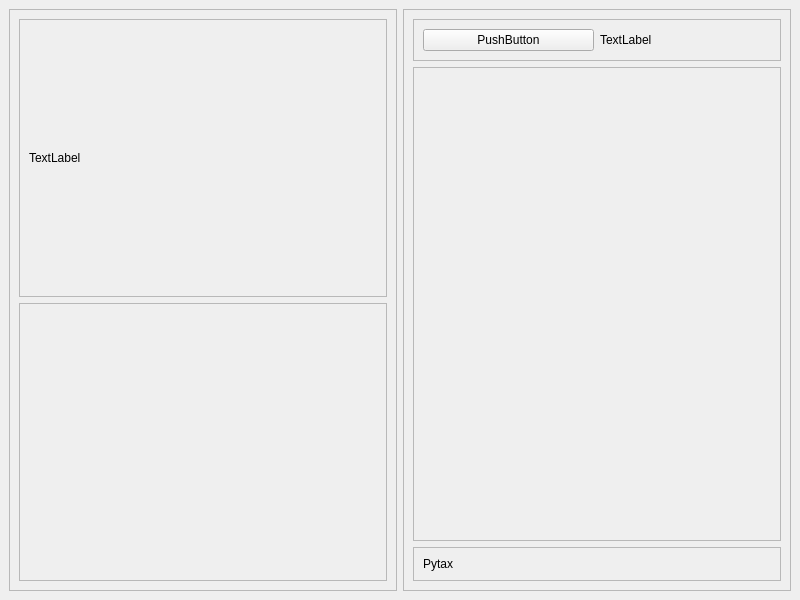
<?xml version="1.0" encoding="UTF-8"?>
<ui version="4.0">
 <class>MainWindow</class>
 <widget class="QMainWindow" name="MainWindow">
  <property name="geometry">
   <rect>
    <x>0</x>
    <y>0</y>
    <width>800</width>
    <height>600</height>
   </rect>
  </property>
  <property name="windowTitle">
   <string>MainWindow</string>
  </property>
  <widget class="QWidget" name="centralwidget">
   <layout class="QHBoxLayout" name="horizontalLayout">
    <item>
     <widget class="QFrame" name="main_container">
      <property name="frameShape">
       <enum>QFrame::StyledPanel</enum>
      </property>
      <property name="frameShadow">
       <enum>QFrame::Raised</enum>
      </property>
      <layout class="QVBoxLayout" name="verticalLayout_2">
       <item>
        <widget class="QFrame" name="frame">
         <property name="frameShape">
          <enum>QFrame::StyledPanel</enum>
         </property>
         <property name="frameShadow">
          <enum>QFrame::Raised</enum>
         </property>
         <layout class="QVBoxLayout" name="verticalLayout_3">
          <item>
           <widget class="QLabel" name="label_3">
            <property name="text">
             <string>TextLabel</string>
            </property>
           </widget>
          </item>
         </layout>
        </widget>
       </item>
       <item>
        <widget class="QFrame" name="frame_2">
         <property name="frameShape">
          <enum>QFrame::StyledPanel</enum>
         </property>
         <property name="frameShadow">
          <enum>QFrame::Raised</enum>
         </property>
        </widget>
       </item>
      </layout>
     </widget>
    </item>
    <item>
     <widget class="QFrame" name="left_container">
      <property name="frameShape">
       <enum>QFrame::StyledPanel</enum>
      </property>
      <property name="frameShadow">
       <enum>QFrame::Raised</enum>
      </property>
      <layout class="QVBoxLayout" name="verticalLayout">
       <item>
        <widget class="QFrame" name="top_frame">
         <property name="frameShape">
          <enum>QFrame::StyledPanel</enum>
         </property>
         <property name="frameShadow">
          <enum>QFrame::Raised</enum>
         </property>
         <layout class="QHBoxLayout" name="horizontalLayout_2">
          <item>
           <widget class="QPushButton" name="btn_toggle">
            <property name="text">
             <string>PushButton</string>
            </property>
           </widget>
          </item>
          <item>
           <widget class="QLabel" name="label">
            <property name="text">
             <string>TextLabel</string>
            </property>
           </widget>
          </item>
         </layout>
        </widget>
       </item>
       <item>
        <widget class="QFrame" name="main_frame">
         <property name="sizePolicy">
          <sizepolicy hsizetype="Preferred" vsizetype="Expanding">
           <horstretch>0</horstretch>
           <verstretch>0</verstretch>
          </sizepolicy>
         </property>
         <property name="frameShape">
          <enum>QFrame::StyledPanel</enum>
         </property>
         <property name="frameShadow">
          <enum>QFrame::Raised</enum>
         </property>
        </widget>
       </item>
       <item>
        <widget class="QFrame" name="footer_frame">
         <property name="frameShape">
          <enum>QFrame::StyledPanel</enum>
         </property>
         <property name="frameShadow">
          <enum>QFrame::Raised</enum>
         </property>
         <layout class="QHBoxLayout" name="horizontalLayout_3">
          <item>
           <widget class="QLabel" name="label_2">
            <property name="text">
             <string>Pytax</string>
            </property>
           </widget>
          </item>
         </layout>
        </widget>
       </item>
      </layout>
     </widget>
    </item>
   </layout>
  </widget>
 </widget>
 <resources/>
 <connections/>
</ui>
